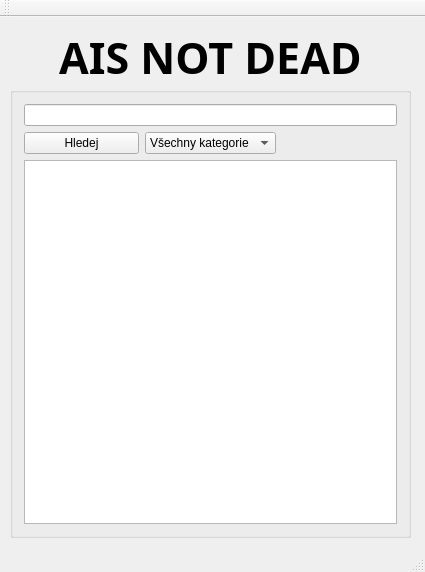
<?xml version="1.0" encoding="UTF-8"?>
<ui version="4.0">
 <class>ElasticSearchGUI</class>
 <widget class="QMainWindow" name="ElasticSearchGUI">
  <property name="geometry">
   <rect>
    <x>0</x>
    <y>0</y>
    <width>425</width>
    <height>572</height>
   </rect>
  </property>
  <property name="windowTitle">
   <string>nAIS</string>
  </property>
  <widget class="QWidget" name="centralWidget">
   <widget class="QGroupBox" name="groupBox">
    <property name="geometry">
     <rect>
      <x>10</x>
      <y>70</y>
      <width>401</width>
      <height>451</height>
     </rect>
    </property>
    <property name="sizePolicy">
     <sizepolicy hsizetype="Maximum" vsizetype="Maximum">
      <horstretch>0</horstretch>
      <verstretch>0</verstretch>
     </sizepolicy>
    </property>
    <property name="layoutDirection">
     <enum>Qt::LeftToRight</enum>
    </property>
    <property name="autoFillBackground">
     <bool>true</bool>
    </property>
    <property name="title">
     <string/>
    </property>
    <property name="alignment">
     <set>Qt::AlignJustify|Qt::AlignVCenter</set>
    </property>
    <property name="flat">
     <bool>true</bool>
    </property>
    <layout class="QGridLayout" name="gridLayout">
     <item row="0" column="0" colspan="3">
      <widget class="QLineEdit" name="lineEdit"/>
     </item>
     <item row="1" column="0">
      <widget class="QPushButton" name="pushButton">
       <property name="text">
        <string>Hledej</string>
       </property>
      </widget>
     </item>
     <item row="1" column="1">
      <widget class="QComboBox" name="categorySel">
       <item>
        <property name="text">
         <string>Všechny kategorie</string>
        </property>
       </item>
       <item>
        <property name="text">
         <string>Název filmu</string>
        </property>
       </item>
       <item>
        <property name="text">
         <string>AIS číslo</string>
        </property>
       </item>
       <item>
        <property name="text">
         <string>Rok</string>
        </property>
       </item>
       <item>
        <property name="text">
         <string>Režie</string>
        </property>
       </item>
      </widget>
     </item>
     <item row="1" column="2">
      <widget class="QLabel" name="label_2">
       <property name="text">
        <string/>
       </property>
       <property name="alignment">
        <set>Qt::AlignRight|Qt::AlignTrailing|Qt::AlignVCenter</set>
       </property>
      </widget>
     </item>
     <item row="2" column="0" colspan="3">
      <widget class="QTextEdit" name="outputBox">
       <property name="autoFillBackground">
        <bool>true</bool>
       </property>
      </widget>
     </item>
    </layout>
   </widget>
   <widget class="QLabel" name="label">
    <property name="geometry">
     <rect>
      <x>20</x>
      <y>10</y>
      <width>381</width>
      <height>60</height>
     </rect>
    </property>
    <property name="font">
     <font>
      <family>Executive</family>
      <pointsize>32</pointsize>
      <weight>75</weight>
      <bold>true</bold>
     </font>
    </property>
    <property name="text">
     <string>AIS NOT DEAD</string>
    </property>
    <property name="alignment">
     <set>Qt::AlignCenter</set>
    </property>
   </widget>
  </widget>
  <widget class="QMenuBar" name="menuBar">
   <property name="geometry">
    <rect>
     <x>0</x>
     <y>0</y>
     <width>425</width>
     <height>17</height>
    </rect>
   </property>
  </widget>
  <widget class="QToolBar" name="mainToolBar">
   <attribute name="toolBarArea">
    <enum>TopToolBarArea</enum>
   </attribute>
   <attribute name="toolBarBreak">
    <bool>false</bool>
   </attribute>
  </widget>
  <widget class="QStatusBar" name="statusBar"/>
 </widget>
 <layoutdefault spacing="6" margin="11"/>
 <resources/>
 <connections/>
</ui>
